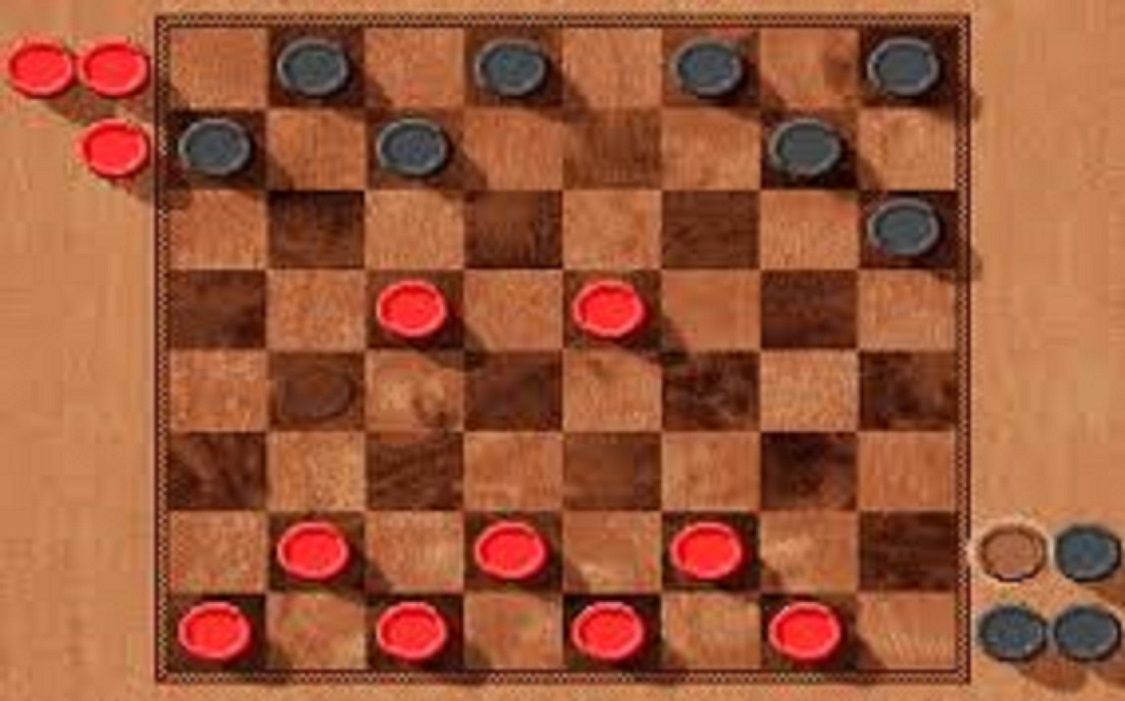
#> input picture checkers_board.jpg, 1125 x 701 px
$ python board_detector.py
#> lines starting #> are read from the running program, lines starting #| are printed output that depends on the picture; after the words box and inside, x2 and y2 are one past the last pixel; in counts of white or black regions, pixels touching at a corner belong together
#This progam uses two methods to detect checkers board pieces
#circle detection and template matching

import numpy as np
import cv2
import time


def find_circles(image):

    copy_image = np.copy(image)
    gray = cv2.cvtColor(copy_image, cv2.COLOR_BGR2GRAY)

    # detect circles in the image
    circles = cv2.HoughCircles(gray,cv2.HOUGH_GRADIENT,1,20, param1=50,param2=20,minRadius=20,maxRadius=30)

    circle_counter = 0

    # ensure at least some circles were found
    if circles is not None:
            # convert the (x, y) coordinates and radius of the circles to integers
            circles = np.round(circles[0, :]).astype("int")

            # loop over the (x, y) coordinates and radius of the circles
            for (x, y, r) in circles:
                    # draw the circle in the output image, then draw a rectangle
                    # corresponding to the center of the circle
                    cv2.circle(copy_image, (x, y), r, (0, 255, 0), 4)
                    cv2.rectangle(copy_image, (x - 5, y - 5), (x + 5, y + 5), (0, 128, 255), -1)
                    circle_counter +=1


    missing_circles = 24 - circle_counter
    print ("Number of circles found", circle_counter, "and", missing_circles, "missing circle(s)")

    return circles, copy_image


def draw_boardboundary(image):

    w, h = image.shape[:2]
    x1 = 160
    y1 = 18
    x2 = x1 + 100*8
    y2 = y1 + 82*8

    cv2.rectangle(image, (x1,y1),(x2,y2),(255,0,0), 3)


def main():

    image = cv2.imread('checkers_board.jpg')
#> image is the input picture: shape (701, 1125, 3); mean B, G, R 57, 87.8, 155.9
    draw_boardboundary(image)
#> in draw_boardboundary, `cv2.rectangle(image, (x1,y1),(x2,y2),(255,0,0), 3)`:
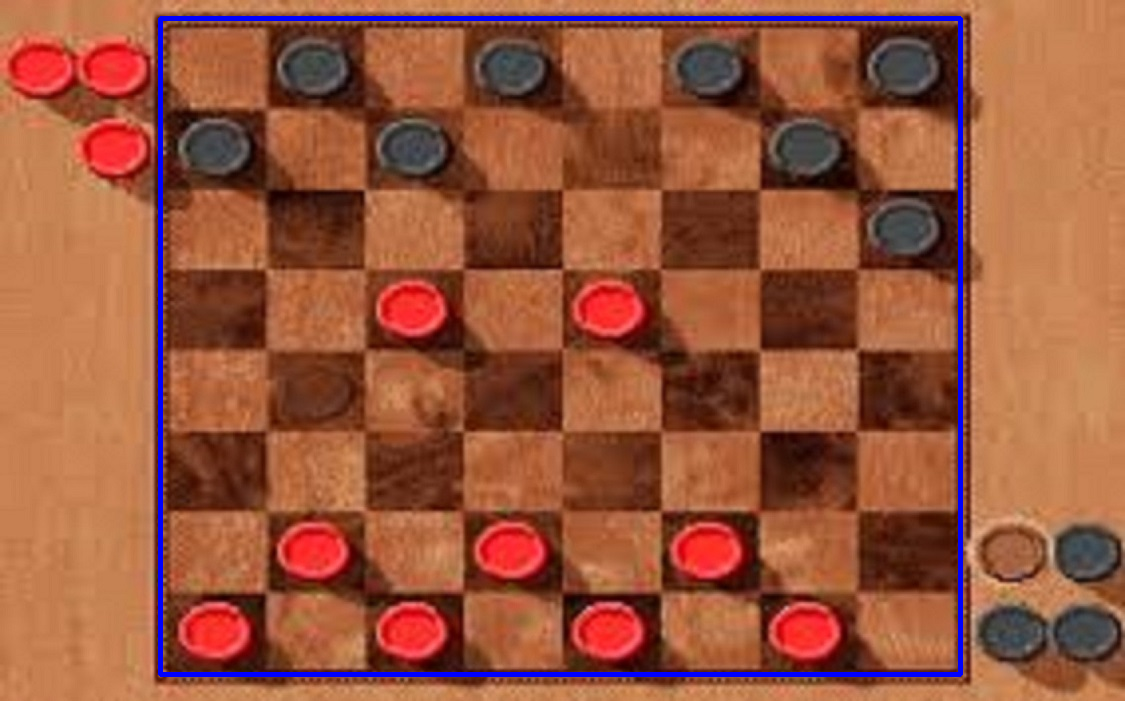
#> image: shape (701, 1125, 3); 1.84% of pixels changed, all inside (x1, y1, x2, y2) = (158, 16, 963, 677)

    circles, circles_image = find_circles(image)
#> in find_circles, `gray = cv2.cvtColor(copy_image, cv2.COLOR_BGR2GRAY)`:
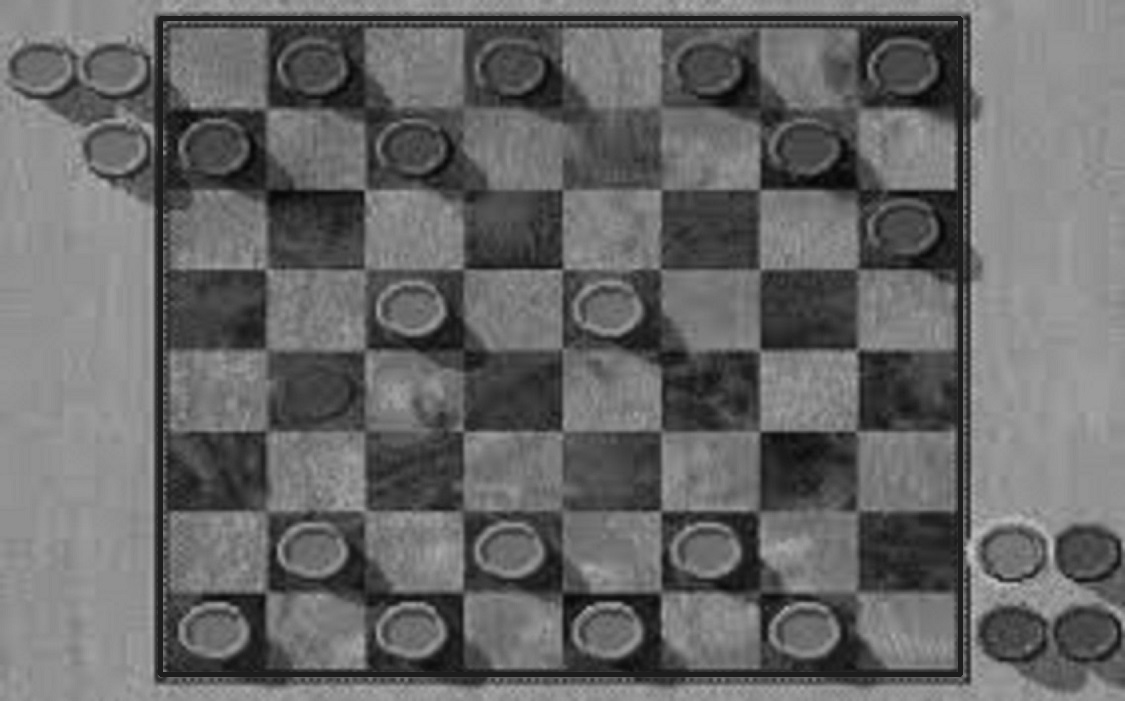
#> gray: shape (701, 1125); min 6, max 201, mean 103.7
#> in find_circles, `circles = cv2.HoughCircles(gray,cv2.HOUGH_GRADIENT,1,20, param1=50,par..`: circles = 23 rows, first 8: [306.5, 67.5, 29.4], [807.5, 629.5, 29.4], [1007.5, 554.5, 29.4], [217.5, 144.5, 29.4], [805.5, 146.5, 29.4], [908.5, 66.5, 29.4], [218.5, 629.5, 28.3], [403.5, 148.5, 28.2]
#> in find_circles, `circles = np.round(circles[0, :]).astype("int")`: circles = 23 rows, first 8: [306, 68, 29], [808, 630, 29], [1008, 554, 29], [218, 144, 29], [806, 146, 29], [908, 66, 29], [218, 630, 28], [404, 148, 28]
#> the loop in find_circles, `for (x, y, r) in circles:` made 23 passes
#> (x, y, r) on passes 1 to 12: (306, 68, 29), (808, 630, 29), (1008, 554, 29), (218, 144, 29), (806, 146, 29), (908, 66, 29), (218, 630, 28), (404, 148, 28), (416, 308, 27), (120, 70, 29), (504, 552, 29), (614, 308, 27)
#> after the loop in find_circles, `for (x, y, r) in circles:`:
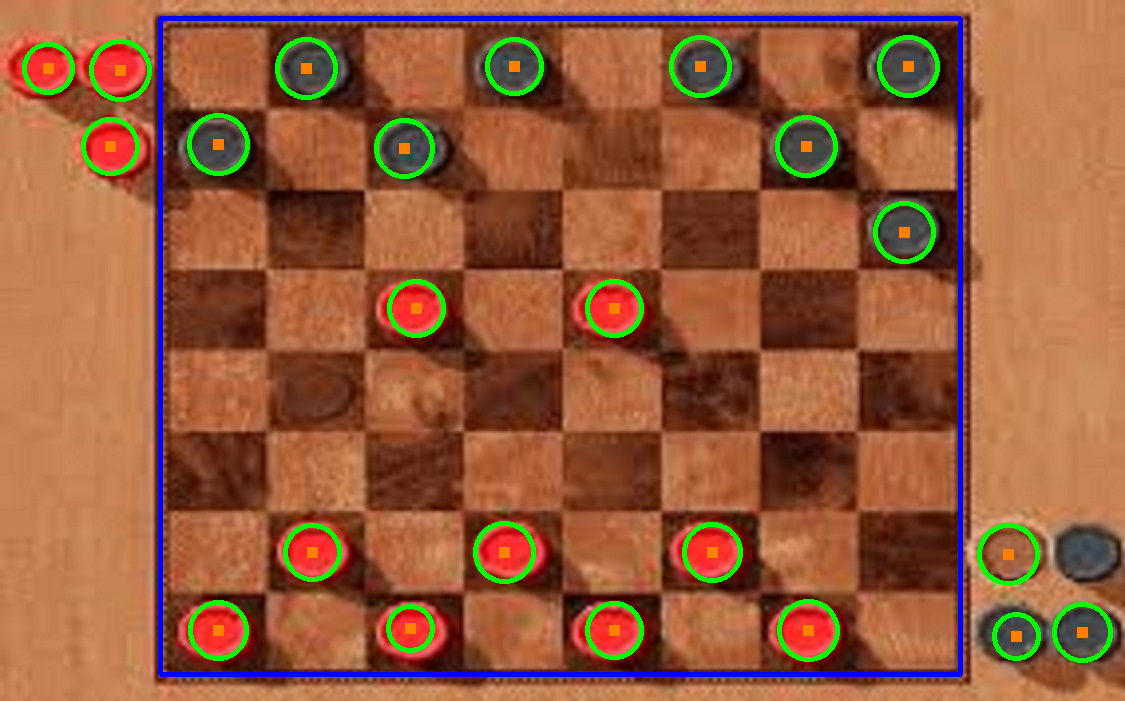
#> copy_image: shape (701, 1125, 3); 2.9% of pixels changed, all inside (x1, y1, x2, y2) = (22, 35, 1113, 663)
#> after the loop in find_circles, `for (x, y, r) in circles:`: circle_counter = 23
#> in find_circles, `missing_circles = 24 - circle_counter`: missing_circles = 1
#| Number of circles found 23 and 1 missing circle(s)

    #Resize image to help display
    resize_circles_image = cv2.resize(circles_image,None,fx=0.5, fy=0.5, interpolation = cv2.INTER_CUBIC)
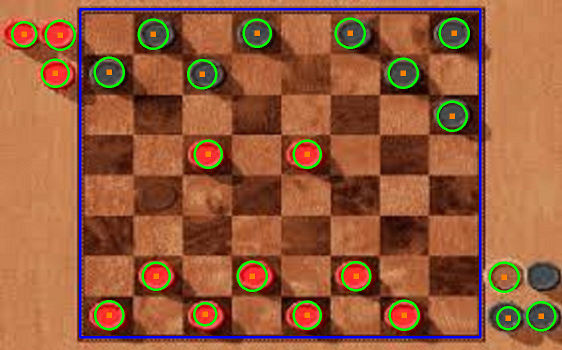
#> resize_circles_image: shape (350, 562, 3); mean B, G, R 59.1, 91.5, 150.3

    cv2.imshow("Circles detection", resize_circles_image)

    cv2.waitKey(1)

main()

$ run again, with 300px-Frosh_Week_2007.jpg copied over checkers_board.jpg
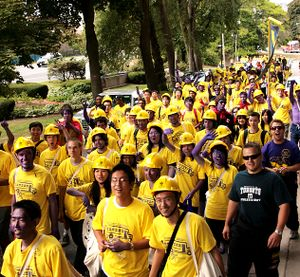
#> input picture 300px-Frosh_Week_2007.jpg, 300 x 277 px
#> in main, image is the input picture: shape (277, 300, 3); mean B, G, R 52.4, 100.9, 121.3
#> image: shape (277, 300, 3); 2.39% of pixels changed, all inside (x1, y1, x2, y2) = (158, 16, 300, 277)
#> in find_circles, `circles = cv2.HoughCircles(gray,cv2.HOUGH_GRADIENT,1,20, param1=50,par..`: circles = 15 rows, first 8: [38.5, 143.5, 29.4], [250.5, 49.5, 29.4], [90.5, 136.5, 29.4], [218.5, 55.5, 29.4], [67.5, 75.5, 27.2], [123.5, 246.5, 21.7], [244.5, 139.5, 25], [121.5, 219.5, 21.7]
#> in find_circles, `circles = np.round(circles[0, :]).astype("int")`: circles = 15 rows, first 8: [38, 144, 29], [250, 50, 29], [90, 136, 29], [218, 56, 29], [68, 76, 27], [124, 246, 22], [244, 140, 25], [122, 220, 22]
#> the loop in find_circles, `for (x, y, r) in circles:` made 15 passes
#> after the loop in find_circles, `for (x, y, r) in circles:`:
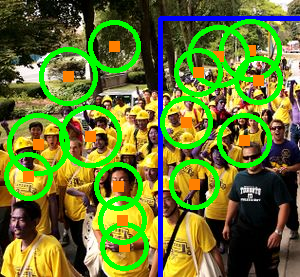
#> copy_image: shape (277, 300, 3); mean B, G, R 48.2, 116.9, 101.6
#> after the loop in find_circles, `for (x, y, r) in circles:`: circle_counter = 15
#> missing_circles = 9
#| Number of circles found 15 and 9 missing circle(s)
#> in main, `resize_circles_image = cv2.resize(circles_image,None,fx=0.5, fy=0.5, i..`:
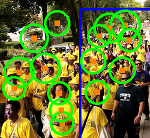
#> resize_circles_image: shape (138, 150, 3); mean B, G, R 48.6, 116.5, 101.9
